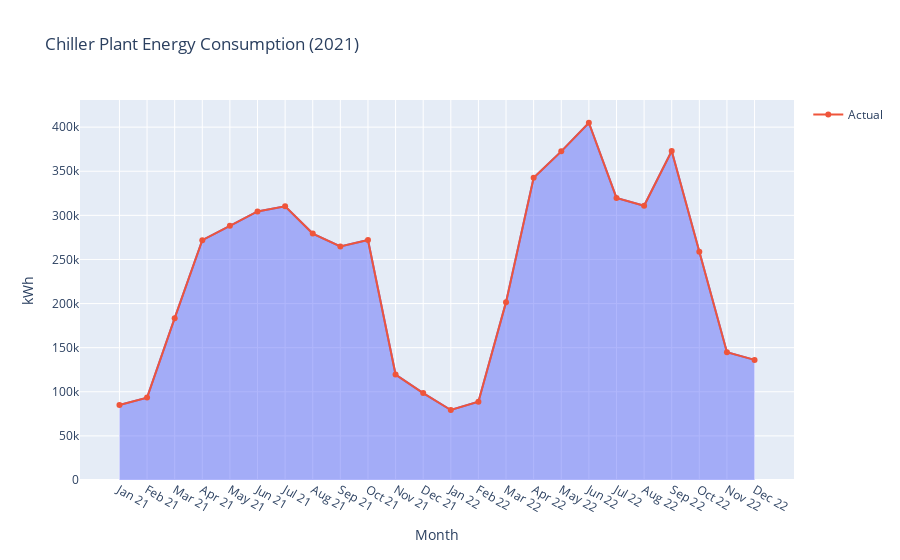

This figure's notebook cell:
### Markdown cell above
<h4>4. Reduced Chiller Power Consumption in October-November</h4>
<p>
  The chiller systems show a decline in energy consumption in October-November
  because of:
</p>
<ul>
  <li>Moderate average temperatures (approximately 27.9°C).</li>
  <li>Lower humidity levels (around 52%) compared to the monsoon peaks.</li>
  <li>
    Fewer rainy days, which reduce the latent heat load typically managed by
    chillers.
  </li>
</ul>

### Code cell
fig = px.area(chiller_data, x='Month', y='Consumption',
             title="Chiller Plant Energy Consumption (2021)",
             labels={'Consumption':'kWh'})
fig.add_scatter(x=chiller_data['Month'], y=chiller_data['Consumption'], 
               mode='lines+markers', name='Actual')
fig.show()

### Figure 1 — Plotly figure (JSON) as saved in the notebook; plotly's stock layout.template omitted (floating-point values rounded to 4 significant figures)
{"data": [{"fillpattern": {"shape": ""}, "hovertemplate": "Month=%{x}<br>kWh=%{y}<extra></extra>", "legendgroup": "", "line": {"color": "#636efa"}, "marker": {"symbol": "circle"}, "mode": "lines", "name": "", "orientation": "v", "showlegend": false, "stackgroup": "1", "type": "scatter", "x": ["Jan 21", "Feb 21", "Mar 21", "Apr 21", "May 21", "Jun 21", "Jul 21", "Aug 21", "Sep 21", "Oct 21", "Nov 21", "Dec 21", "Jan 22", "Feb 22", "Mar 22", "Apr 22", "May 22", "Jun 22", "Jul 22", "Aug 22", "Sep 22", "Oct 22", "Nov 22", "Dec 22"], "xaxis": "x", "y": [84975, 93383, 183439, 271895, 288130, 304441, 310180, 279343, 264773, 272034, 119507, 98480, 79338, 88809, 201611, 342692, 372540, 404967, 319790, 310868, 372987, 258658, 144830, 136168], "yaxis": "y"}, {"mode": "lines+markers", "name": "Actual", "type": "scatter", "x": ["Jan 21", "Feb 21", "Mar 21", "Apr 21", "May 21", "Jun 21", "Jul 21", "Aug 21", "Sep 21", "Oct 21", "Nov 21", "Dec 21", "Jan 22", "Feb 22", "Mar 22", "Apr 22", "May 22", "Jun 22", "Jul 22", "Aug 22", "Sep 22", "Oct 22", "Nov 22", "Dec 22"], "y": [84975, 93383, 183439, 271895, 288130, 304441, 310180, 279343, 264773, 272034, 119507, 98480, 79338, 88809, 201611, 342692, 372540, 404967, 319790, 310868, 372987, 258658, 144830, 136168]}], "layout": {"legend": {"tracegroupgap": 0}, "title": {"text": "Chiller Plant Energy Consumption (2021)"}, "xaxis": {"anchor": "y", "domain": [0, 1], "title": {"text": "Month"}}, "yaxis": {"anchor": "x", "domain": [0, 1], "title": {"text": "kWh"}}}}
